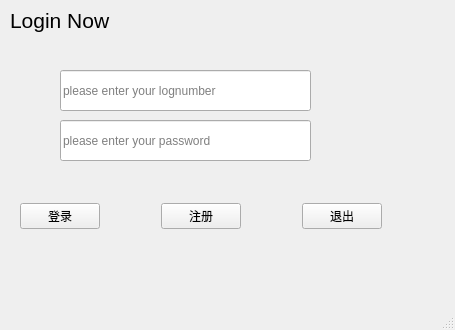
<?xml version="1.0" encoding="UTF-8"?>
<ui version="4.0">
 <class>MainWindow</class>
 <widget class="QMainWindow" name="MainWindow">
  <property name="geometry">
   <rect>
    <x>0</x>
    <y>0</y>
    <width>455</width>
    <height>330</height>
   </rect>
  </property>
  <property name="windowTitle">
   <string>MainWindow</string>
  </property>
  <widget class="QWidget" name="centralwidget">
   <widget class="QLineEdit" name="password">
    <property name="geometry">
     <rect>
      <x>60</x>
      <y>120</y>
      <width>251</width>
      <height>41</height>
     </rect>
    </property>
    <property name="placeholderText">
     <string>please enter your password</string>
    </property>
   </widget>
   <widget class="QLineEdit" name="lognumber">
    <property name="geometry">
     <rect>
      <x>60</x>
      <y>70</y>
      <width>251</width>
      <height>41</height>
     </rect>
    </property>
    <property name="text">
     <string/>
    </property>
    <property name="placeholderText">
     <string>please enter your lognumber</string>
    </property>
   </widget>
   <widget class="QLabel" name="label">
    <property name="geometry">
     <rect>
      <x>10</x>
      <y>0</y>
      <width>121</width>
      <height>41</height>
     </rect>
    </property>
    <property name="font">
     <font>
      <pointsize>16</pointsize>
     </font>
    </property>
    <property name="text">
     <string>Login Now</string>
    </property>
   </widget>
   <widget class="QWidget" name="">
    <property name="geometry">
     <rect>
      <x>20</x>
      <y>200</y>
      <width>362</width>
      <height>33</height>
     </rect>
    </property>
    <layout class="QHBoxLayout" name="horizontalLayout">
     <item>
      <widget class="QPushButton" name="pushButton">
       <property name="text">
        <string>登录</string>
       </property>
      </widget>
     </item>
     <item>
      <spacer name="horizontalSpacer">
       <property name="orientation">
        <enum>Qt::Horizontal</enum>
       </property>
       <property name="sizeHint" stdset="0">
        <size>
         <width>48</width>
         <height>20</height>
        </size>
       </property>
      </spacer>
     </item>
     <item>
      <widget class="QPushButton" name="pushButton_2">
       <property name="text">
        <string>注册</string>
       </property>
      </widget>
     </item>
     <item>
      <spacer name="horizontalSpacer_2">
       <property name="orientation">
        <enum>Qt::Horizontal</enum>
       </property>
       <property name="sizeHint" stdset="0">
        <size>
         <width>48</width>
         <height>20</height>
        </size>
       </property>
      </spacer>
     </item>
     <item>
      <widget class="QPushButton" name="pushButton_3">
       <property name="text">
        <string>退出</string>
       </property>
      </widget>
     </item>
    </layout>
   </widget>
  </widget>
  <widget class="QMenuBar" name="menubar">
   <property name="geometry">
    <rect>
     <x>0</x>
     <y>0</y>
     <width>455</width>
     <height>28</height>
    </rect>
   </property>
  </widget>
  <widget class="QStatusBar" name="statusbar"/>
 </widget>
 <resources/>
 <connections/>
</ui>
